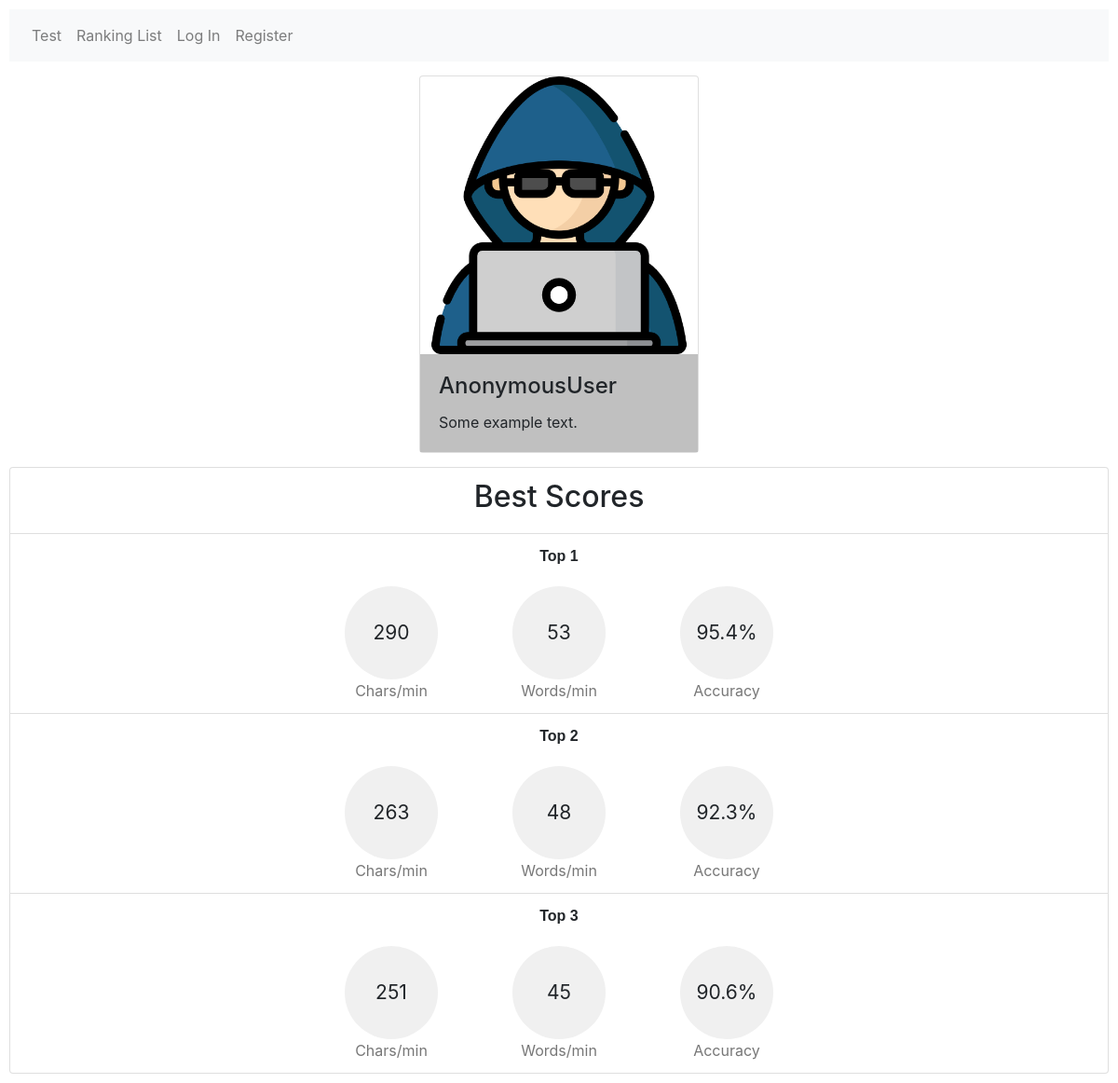
/profile/igor, run on an earlier commit of the app's database.
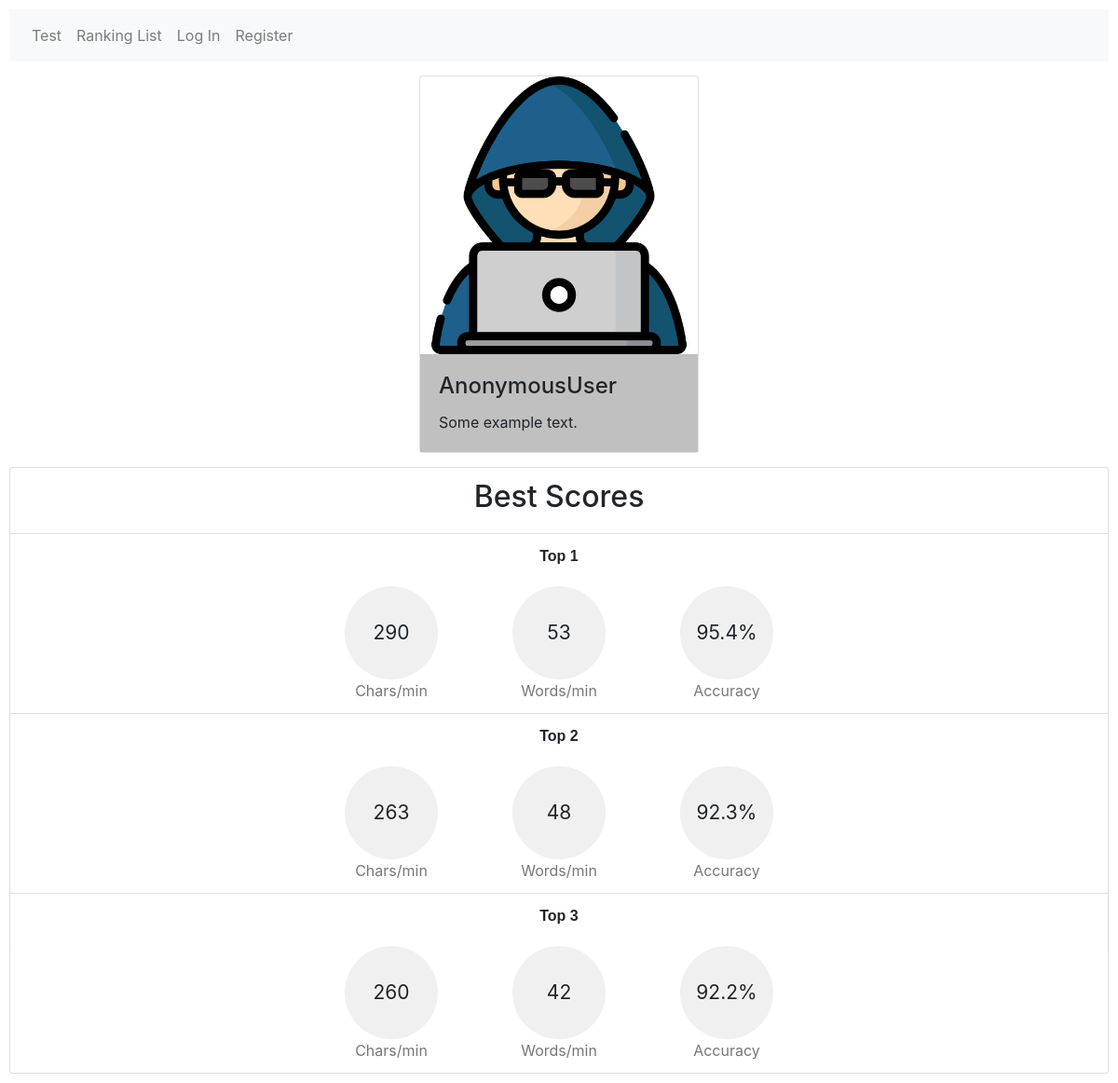
And on a later commit of the database.
### type_speed/models.py (models this page shows, shortened)
class Scores(models.Model):
    user = models.ForeignKey(User, on_delete=models.CASCADE, related_name="scores")
    words_min = models.IntegerField(default=0)
    chars_min = models.IntegerField(default=0)
    accuracy = models.CharField(max_length=32)
    custom = models.BooleanField(default=False)
    text = models.ForeignKey(CustomText, on_delete=models.CASCADE, null=True, blank=True)

### type_speed/views.py (the view)
# urls.py: path("profile/<str:username>", views.profile, name="profile"),
def profile(request, username):
    user = User.objects.get(username=username)
    scores = user.scores.filter(custom=False).order_by('-chars_min')
    return render(request, "type_speed/profile.html", {
        'scores': scores[:3]
    })

### type_speed/templates/type_speed/profile.html
{% extends "type_speed/layout.html" %}
{% load static %}
{% block body %}
    <div class="d-flex justify-content-center" id="card">
        <div class="card" style="width:300px">
            {% if request.user.gender == 'male' %}
                <img class="card-img-top" src="{% static 'type_speed/icons/man.png' %}" alt="Card image">
            {% elif request.user.gender == 'female' %}
                <img class="card-img-top" src="{% static 'type_speed/icons/woman.png' %}" alt="Card image">
            {% else %}
                <img class="card-img-top" src="{% static 'type_speed/icons/hacker.png' %}" alt="Card image">
            {% endif %}
            <div class="card-body">
                <h4 class="card-title">{{ request.user }}</h4>
                <p class="card-text">Some example text.</p>
            </div>
        </div>
    </div>
    <div id="top3">
        <ul class="list-group">
            <li class="list-group-item"><b><h2>Best Scores</h2></b></li>
            {% for score in scores %}
                <li class="list-group-item">
                    <b class="info">Top {{ forloop.counter }}</b>
                    <div class="test-results">
                        <div class="result-item">
                            <div class="results"  style="height: 100px; width: 100px; font-size: 21px; margin: 20px; margin-bottom: 0px;">{{ score.chars_min }}</div>
                            <div class="result-description">Chars/min</div>
                            </div>
                        <div class="result-item">
                            <div class="results"  style="height: 100px; width: 100px; font-size: 21px; margin: 20px; margin-bottom: 0px">{{ score.words_min }}</div>
                            <div class="result-description">Words/min</div>
                        </div>
                        <div class="result-item">
                            <div class="results"  style="height: 100px; width: 100px; font-size: 21px; margin: 20px; margin-bottom: 0px">{{ score.accuracy }}</div>
                            <div class="result-description">Accuracy</div>
                    </div>
                </li>
            {% endfor %}
        </ul>
    </div>
{% endblock %}

What changed in the data, as far as the page shows it:
no longer on this page (row unchanged): Scores: chars_min "251", words_min "45", accuracy "90.6%"
added Scores: chars_min "260", words_min "42", accuracy "92.2%"
